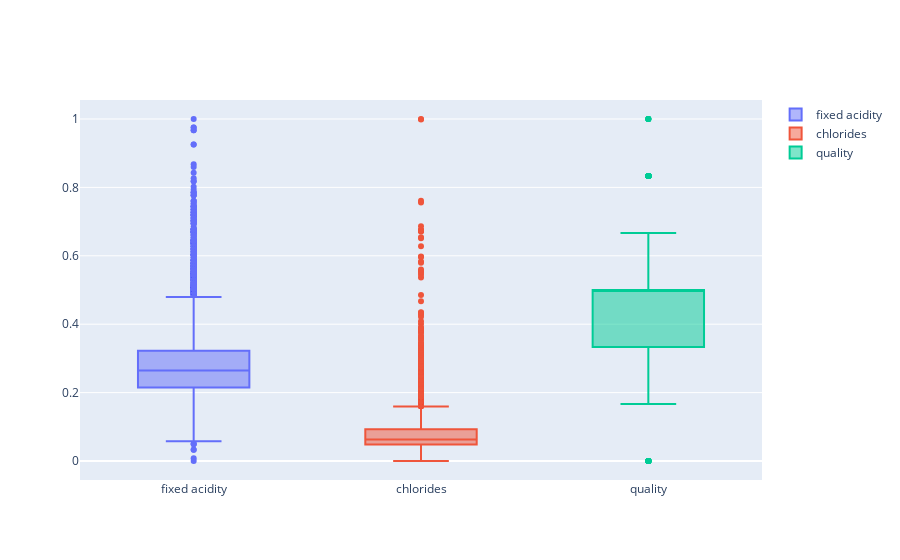

Notebook code for this chart:
### Markdown cell above
### MinMaxScalar

### Code cell
fig = go.Figure()
fig.add_trace(go.Box(y = X_mms_pd['fixed acidity'], name = 'fixed acidity'))
fig.add_trace(go.Box(y = X_mms_pd['chlorides'], name = 'chlorides'))
fig.add_trace(go.Box(y = X_mms_pd['quality'], name = 'quality'))

fig.show()

### Figure 1 — Plotly figure (JSON) as saved in the notebook; plotly's stock layout.template omitted (floating-point values rounded to 4 significant figures; data arrays with more than 128 entries replaced by an {"elided": "..."} marker saying what was removed)
{"data": [{"name": "fixed acidity", "type": "box", "y": {"elided": "6497 float values"}}, {"name": "chlorides", "type": "box", "y": {"elided": "6497 float values"}}, {"name": "quality", "type": "box", "y": {"elided": "6497 float values"}}], "layout": {}}
